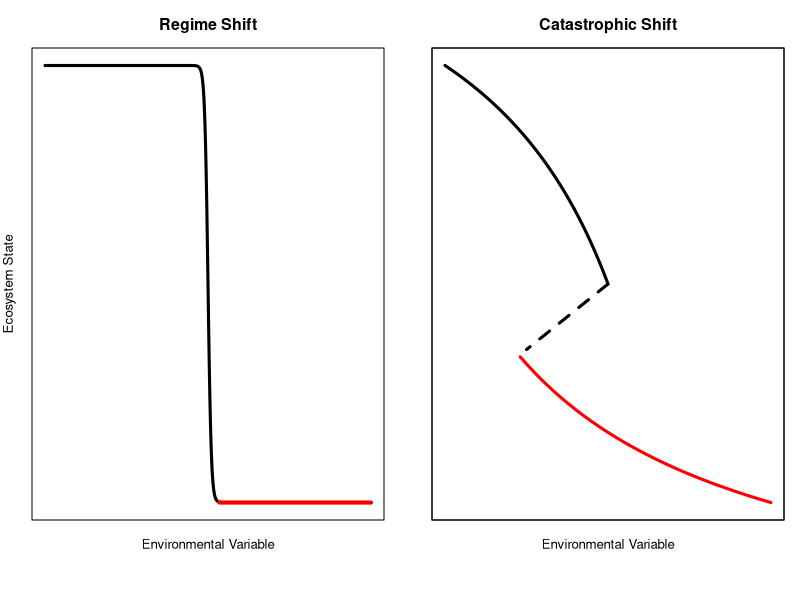

Write R code to recreate this figure.
## ---- chunk 1
par(mfrow=c(1,2),mgp=c(1,1,0),mar=c(5,2,3,1),cex=0.8)
x1 <- seq(-10,10,length.out=1000)
y1 <- 1/(1+exp(-x1*10))
plot(x1,rev(y1), xaxt='n',yaxt='n', xlab='Environmental Variable',ylab='Ecosystem State', type='l', lwd=3, main='Regime Shift')
y2 <- c(0,0)
x2 <- c(0.7,10)
lines(x2,y2,col='red',lwd=4)

x2 <- seq(-10,0,length.out=1000)
y2 <- 100/(x2-10)
plot(x2,y2, xlim=c(-10,10), ylim=c(-15,-5), type='l',lwd=3,xlab='Environmental Variable', ylab='',xaxt='n',yaxt='n',main='Catastrophic Shift')
x <- c(0,-5)
y <- c(-10,-11.5)
lines(x,y,lty=2,lwd=3)
x3 <- seq(-5,5,length.out=1000)
y3 <- (5-rev(y2))
par(new=TRUE)
plot(x3,y3, col='red', xaxt='n',yaxt='n',xlab='',ylab='',xlim=c(-8,5),ylim=c(10,25), type='l',lwd=3)

